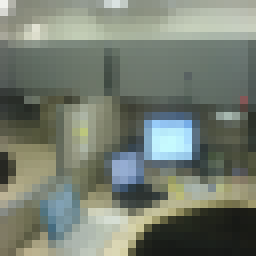
#> input picture image.png, 32 x 32 px (shown 8 times larger)
$ python seminar01.py
#> lines starting #> are read from the running program, lines starting #| are printed output that depends on the picture
from PIL import Image
import numpy as np
img = Image.open('image.png')
#> img is the input picture: PIL image 32x32 RGB; mean R, G, B 117.3, 125, 112.8
imar = np.array(img)
imar = imar.astype(np.float32)
for i in range(0,32):
    for j in range(0,32):
        for k in range(0,3):
            imar[i][j][k]=imar[i][j][k]/255.
ar = imar.mean(axis=2)
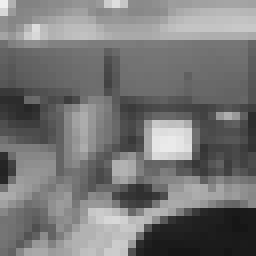
#> ar: shape (32, 32) float32 (shown 8 times larger); min 0.0902, max 0.936, mean 0.464
with open('task.csv', 'r') as f:
#> (reads task.csv from the repository)
    lines = f.readlines()
#> (the run stopped early here; a loop or call above may not have finished)
